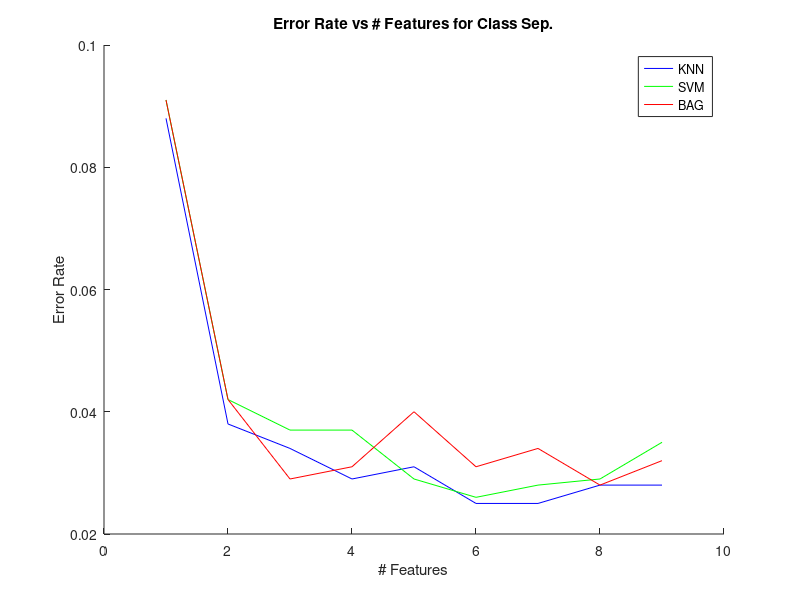

MATLAB code to generate this figure:
function plotclasssep()
title('Error Rate vs # Features for Class Sep.');
ylabel('Error Rate');
xlabel('# Features');
knnX = [1,2,3,4,5,6,7,8,9];
knnY = [.088, .038, .034, .029, .031, .025, .025, .028, .028];
line(knnX,knnY,'Color','b'); hold on;
svmX = [1,2,3,4,5,6,7,8,9];
svmY = [.091, .042, .037, .037, .029, .026, .028, .029, .035];
line(svmX,svmY,'Color','g'); hold on;
bagX = [1,2,3,4,5,6,7,8,9];
bagY = [.091, .042, .029, .031, .040, .031, .034, .028, .032];
line(bagX,bagY,'Color','r'); hold on;
legend('KNN', 'SVM', 'BAG');